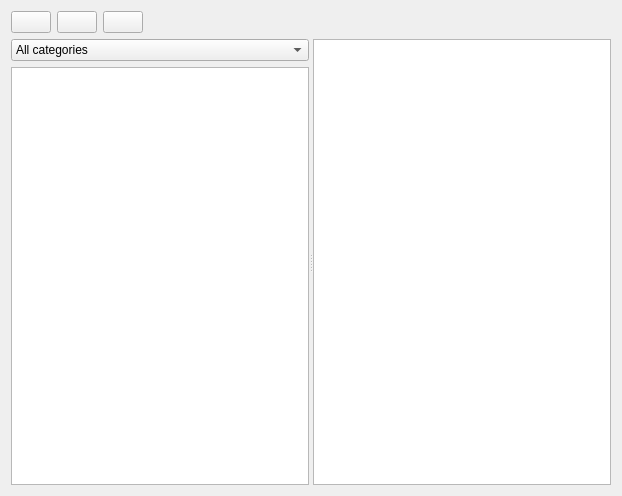
<?xml version="1.0" encoding="UTF-8"?>
<ui version="4.0">
 <class>TeamsTab</class>
 <widget class="QWidget" name="TeamsTab">
  <property name="geometry">
   <rect>
    <x>0</x>
    <y>0</y>
    <width>622</width>
    <height>496</height>
   </rect>
  </property>
  <property name="windowTitle">
   <string>Form</string>
  </property>
  <layout class="QVBoxLayout" name="verticalLayout_3">
   <item>
    <widget class="QStackedWidget" name="stackedWidget">
     <property name="currentIndex">
      <number>0</number>
     </property>
     <widget class="QWidget" name="page">
      <layout class="QVBoxLayout" name="verticalLayout_2">
       <property name="margin">
        <number>0</number>
       </property>
       <item>
        <layout class="QHBoxLayout" name="horizontalLayout">
         <item>
          <widget class="QPushButton" name="btnAdd">
           <property name="toolTip">
            <string>Add team</string>
           </property>
           <property name="text">
            <string/>
           </property>
           <property name="icon">
            <iconset resource="../resources.qrc">
             <normaloff>:/icons/icons/add-team-22.png</normaloff>:/icons/icons/add-team-22.png</iconset>
           </property>
           <property name="iconSize">
            <size>
             <width>22</width>
             <height>22</height>
            </size>
           </property>
          </widget>
         </item>
         <item>
          <widget class="QPushButton" name="btnEdit">
           <property name="toolTip">
            <string>Edit team</string>
           </property>
           <property name="text">
            <string/>
           </property>
           <property name="icon">
            <iconset resource="../resources.qrc">
             <normaloff>:/icons/icons/edit-22.png</normaloff>:/icons/icons/edit-22.png</iconset>
           </property>
           <property name="iconSize">
            <size>
             <width>22</width>
             <height>22</height>
            </size>
           </property>
          </widget>
         </item>
         <item>
          <widget class="QPushButton" name="btnDelete">
           <property name="toolTip">
            <string>Delete teams</string>
           </property>
           <property name="text">
            <string/>
           </property>
           <property name="icon">
            <iconset resource="../resources.qrc">
             <normaloff>:/icons/icons/delete-team-22.png</normaloff>:/icons/icons/delete-team-22.png</iconset>
           </property>
           <property name="iconSize">
            <size>
             <width>22</width>
             <height>22</height>
            </size>
           </property>
          </widget>
         </item>
         <item>
          <spacer name="horizontalSpacer">
           <property name="orientation">
            <enum>Qt::Horizontal</enum>
           </property>
           <property name="sizeHint" stdset="0">
            <size>
             <width>40</width>
             <height>20</height>
            </size>
           </property>
          </spacer>
         </item>
        </layout>
       </item>
       <item>
        <widget class="QSplitter" name="splitter">
         <property name="sizePolicy">
          <sizepolicy hsizetype="Expanding" vsizetype="Expanding">
           <horstretch>0</horstretch>
           <verstretch>0</verstretch>
          </sizepolicy>
         </property>
         <property name="orientation">
          <enum>Qt::Horizontal</enum>
         </property>
         <widget class="QWidget" name="layoutWidget">
          <layout class="QVBoxLayout" name="verticalLayout">
           <item>
            <widget class="QComboBox" name="comboBox">
             <property name="sizePolicy">
              <sizepolicy hsizetype="Minimum" vsizetype="Fixed">
               <horstretch>0</horstretch>
               <verstretch>0</verstretch>
              </sizepolicy>
             </property>
             <item>
              <property name="text">
               <string>All categories</string>
              </property>
             </item>
            </widget>
           </item>
           <item>
            <widget class="QListView" name="listView">
             <property name="sizePolicy">
              <sizepolicy hsizetype="Minimum" vsizetype="Expanding">
               <horstretch>0</horstretch>
               <verstretch>0</verstretch>
              </sizepolicy>
             </property>
             <property name="editTriggers">
              <set>QAbstractItemView::NoEditTriggers</set>
             </property>
            </widget>
           </item>
          </layout>
         </widget>
         <widget class="QTreeView" name="treeView">
          <property name="editTriggers">
           <set>QAbstractItemView::NoEditTriggers</set>
          </property>
          <property name="rootIsDecorated">
           <bool>false</bool>
          </property>
          <property name="itemsExpandable">
           <bool>false</bool>
          </property>
          <property name="sortingEnabled">
           <bool>true</bool>
          </property>
          <property name="expandsOnDoubleClick">
           <bool>false</bool>
          </property>
         </widget>
        </widget>
       </item>
      </layout>
     </widget>
     <widget class="QWidget" name="page_2"/>
    </widget>
   </item>
  </layout>
 </widget>
 <resources>
  <include location="../resources.qrc"/>
 </resources>
 <connections/>
</ui>
